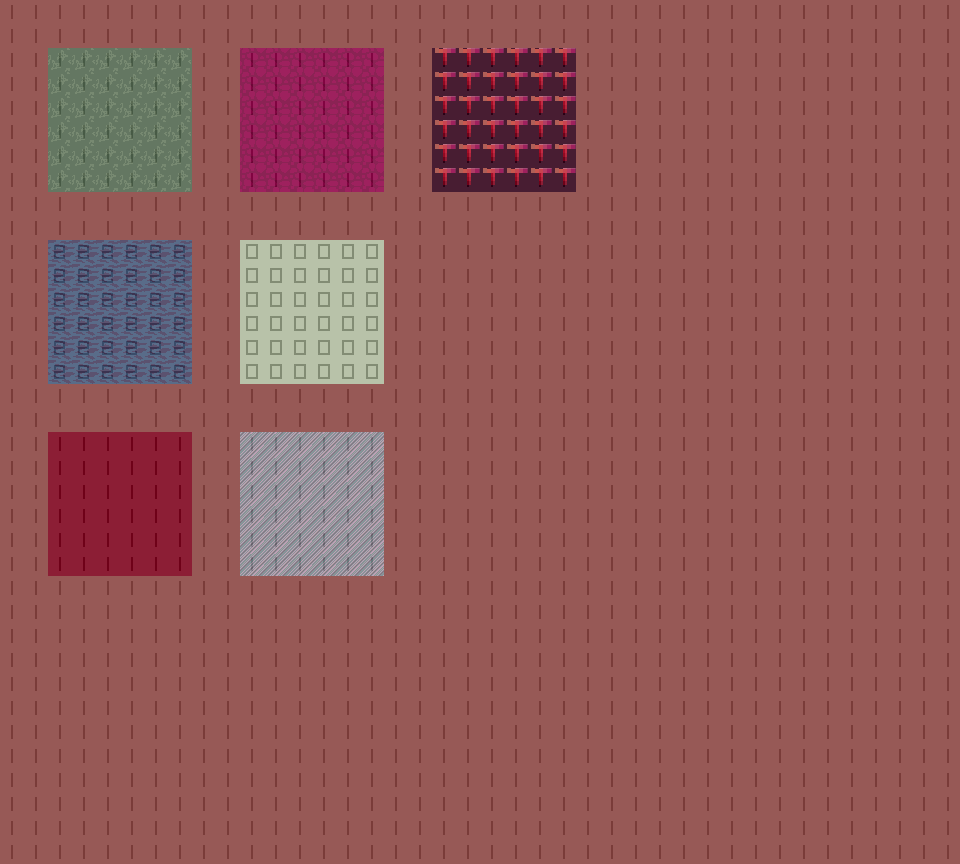

This is a level from a 2D game, rendered from its Tiled map with the project's own tilesets. A one-line summary and the map file follow, with tile-layer data summarised:
An orthogonal 40x36 tile map with 24x24 px tiles, 2 tile layers (BG1, Humidity), 5 hidden layers not drawn, 3 tilesets.

<map version="1.0" orientation="orthogonal" width="40" height="36" tilewidth="24" tileheight="24">
 <tileset firstgid="1" name="height" tilewidth="24" tileheight="24">
  <image source="../../../images/height.png" width="72" height="72" />
 </tileset>
 <tileset firstgid="10" name="processing" tilewidth="24" tileheight="24">
  <image source="../../../images/processing.png" width="48" height="48" />
 </tileset>
 <tileset firstgid="14" name="BaseTiles" tilewidth="24" tileheight="24">
  <image source="../../../images/BaseTiles.png" width="192" height="192" />
 </tileset>
 <layer name="BG1" width="40" height="36">
  <data>[1440 cells, 1440 non-empty, 8 distinct tile ids]</data>
 </layer>
 <layer name="BG2" width="40" height="36" visible="0">
  <data>[1440 cells, 0 non-empty, 0 distinct tile ids]</data>
 </layer>
 <layer name="BG3" width="40" height="36" visible="0">
  <data>[1440 cells, 0 non-empty, 0 distinct tile ids]</data>
 </layer>
 <layer name="Height" width="40" height="36" visible="0" opacity="0.56">
  <data>[1440 cells, 1440 non-empty, 2 distinct tile ids]</data>
 </layer>
 <layer name="Growth" width="40" height="36" visible="0" opacity="0.46">
  <data>[1440 cells, 1440 non-empty, 3 distinct tile ids]</data>
 </layer>
 <layer name="Temperature" width="40" height="36" visible="0" opacity="0.49">
  <data>[1440 cells, 1440 non-empty, 3 distinct tile ids]</data>
 </layer>
 <layer name="Humidity" width="40" height="36" opacity="0.49">
  <data>[1440 cells, 1440 non-empty, 3 distinct tile ids]</data>
 </layer>
 <objectgroup name="Objects" width="40" height="36" visible="0" />
</map>
